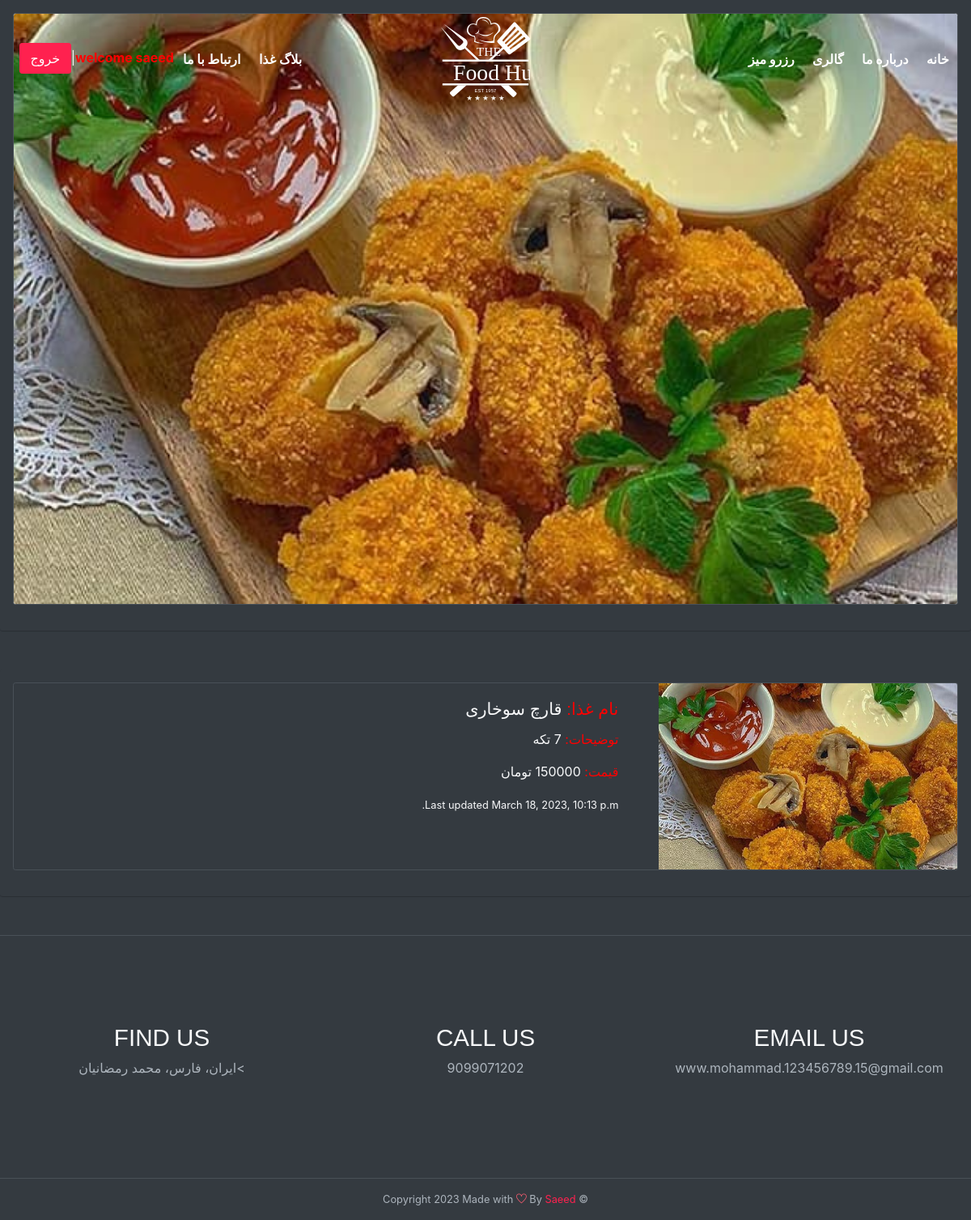
/2/ (signed in), run on the app's committed database.
### webs/models.py (models this page shows, shortened)
class Food(models.Model):
    FOODS = [
        ('iranifood', 'غذای ایرانی'),
        ('fastfood', 'فست فود'),
        ('juices', 'نوشیدنی'),
    ]
    name = models.CharField(max_length=100, verbose_name='نام غذا' )
    text = models.CharField(_('توضیحات'), max_length=100)
    price = models.IntegerField(default=100000, verbose_name='قیمت')
    time = models.IntegerField(default=2, verbose_name='زمان آماده سازی')
    created = models.DateTimeField(auto_now_add=True, verbose_name='تاریخ انتشار')
    image = models.ImageField(upload_to='webs/', verbose_name='عکس غذا')
    type_food = models.CharField(max_length=20, choices=FOODS, default='fastfood', verbose_name='نوع غذا')

### webs/views.py (the view)
# urls.py: path('<int:pk>/', PostDetail.as_view(), name='detail'),
class PostDetail(generic.DetailView):
    model = Food
    template_name = 'webs/detail.html'
    context_object_name = 'posts'

### webs/templates/webs/detail.html (shortened to what this page needs)
{% extends 'base.html' %}
{% load static %}
{% block content %}
    <div class="shadow p-3 mb-5 bg-body-tertiary rounded">
        <div class="card mb-3">
            <img src="{{ posts.image.url }}" class="card-img-top" alt="...">
        </div>
    </div>
    <div class="shadow p-3 mb-5 bg-body-tertiary rounded">
        <div class="card mb-3 bg-dark" style="max-width: 100%px;">
            <div class="row g-0">
            <div class="col-md-4">
                <img src="{{ posts.image.url }}" class="img-fluid rounded-start" alt="...">
            </div>
            <div class="col-md-8" style="text-align: right;">
                <div class="card-body">
                    <h5 class="card-title"><span style="color: red;">نام غذا: </span> {{ posts.name }}</h5>
                    <p class="card-text"><span style="color: red;">توضیحات: </span> {{ posts.text }}</p>
                    <p class="card-text"><span style="color: red;">قیمت: </span> {{ posts.price }} تومان</p>
                    <p class="card-text"><small class="text-body-secondary">Last updated {{ posts.created }}</small></p>
                </div>
            </div>
            </div>
        </div>
    </div>
{% endblock %}

### templates/base.html (shortened to what this page needs)
{% load static %}
<!DOCTYPE html>
<html lang="en">
    <head>
        <link rel="stylesheet" href="{% static 'assets/vendors/themify-icons/css/themify-icons.css' %}">
        <link rel="stylesheet" href="{% static 'assets/vendors/animate/animate.css' %}">
        <link rel="stylesheet" href="{% static 'assets/css/foodhut.css' %}">
    </head>
    <body data-spy="scroll" data-target=".navbar" data-offset="40" id="home" style="direction: rtl;">
        <nav class="custom-navbar navbar navbar-expand-lg navbar-dark fixed-top" data-spy="affix" data-offset-top="10">
            <div class="collapse navbar-collapse" id="navbarSupportedContent">
                <ul class="navbar-nav">
                    <li class="nav-item">
                        <a class="nav-link" href="{% url 'home' %}">خانه</a>
                    </li>
                    <li class="nav-item">
                        <a class="nav-link" href="#about">درباره ما</a>
                    </li>
                    <li class="nav-item">
                        <a class="nav-link" href="#gallary">گالری</a>
                    </li>
                    <li class="nav-item">
                        <a class="nav-link" href="{% url 'reserve:reserve' %}">رزرو میز</a>
                    </li>
                </ul>
                <a class="navbar-brand m-auto" href="#">
                    <img src="assets/imgs/logo.svg" class="brand-img" alt="">
                </a>
                <ul class="navbar-nav">
                    <li class="nav-item">
                        <a class="nav-link" href="#blog">بلاگ غذا<span class="sr-only">(current)</span></a>
                    </li>
                    <li class="nav-item">
                        <a class="nav-link" href="#contact">ارتباط با ما</a>
                    </li>
                    <li class="nav-item">
                        {% if user.is_authenticated %}
                            <b style="color:red;"> welcome {{ user.username }}</b>|<a href="{% url 'logout' %}" class="btn btn-primary ml-xl-2">خروج</a>
                        {% else %}
                            <a href="{% url 'login' %}" class="btn btn-primary ml-xl-4">ورود</a>|<a href="{% url 'accounts:signup' %}" class="btn btn-primary ml-xl-4">ثبت نام</a>
                        {% endif %}
                    </li>
                </ul>
            </div>
        </nav>
    {% block content %} {% endblock content %}
    <div class="container-fluid bg-dark text-light has-height-md middle-items border-top text-center wow fadeIn">
        <div class="row">
            <div class="col-sm-4">
                <h3>EMAIL US</h3>
                <P class="text-muted">www.mohammad.123456789.15@gmail.com</P>
            </div>
            <div class="col-sm-4">
                <h3>CALL US</h3>
                <P class="text-muted">9099071202</P>
            </div>
            <div class="col-sm-4">
                <h3>FIND US</h3>
                <P class="text-muted">>ایران، فارس، محمد رمضانیان</P>
            </div>
        </div>
    </div>
    <div class="bg-dark text-light text-center border-top wow fadeIn">
        <p class="mb-0 py-3 text-muted small">&copy; Copyright <script>document.write(new Date().getFullYear())</script> Made with <i class="ti-heart text-danger"></i> By <a href="#">Saeed</a></p>
    </div>
</body>
</html>

### data on the page
Food: image (picture), name "قارچ سوخاری", text "7 تکه", price "150000", created "March 18, 2023, 10:13 p.m."

### other printed values
{{ user.username }} "saeed"
